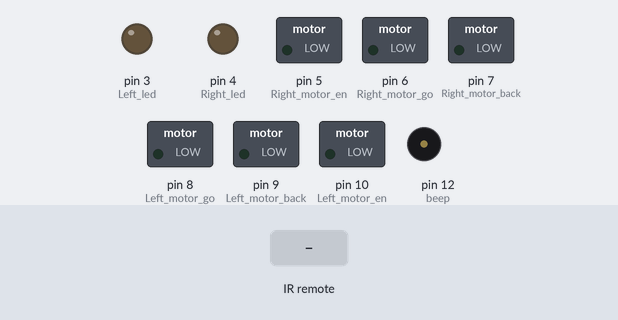
The sketch below on a simulated Arduino Uno, built with avr-gcc and run on an emulated ATmega328P. Shown: switched loads named in the sketch (green lamp = pin HIGH), output pins drawn as LEDs (lit = HIGH), buzzer (waves = sounding, pin HIGH). The test bench sets the inputs (shaded band).

Above: at 1.2 s.
1.3 s: infrared code 0x00FDA857 received
At 2.1 s:
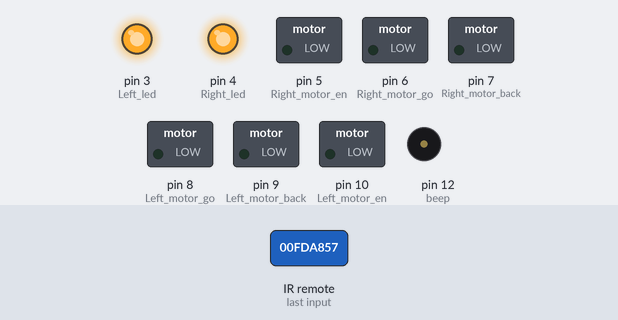
3.2 s: infrared code 0x00FD8877 received
At 4.4 s:
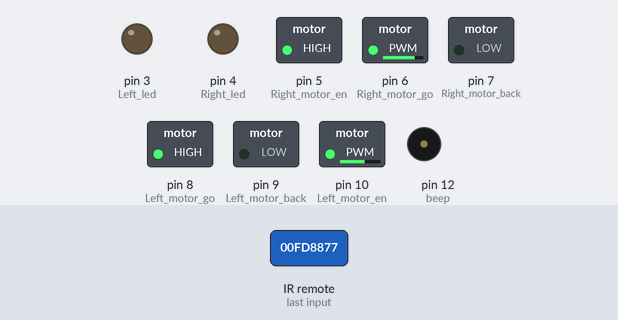
4.7 s: infrared code 0x00FD9867 received
At 5.6 s:
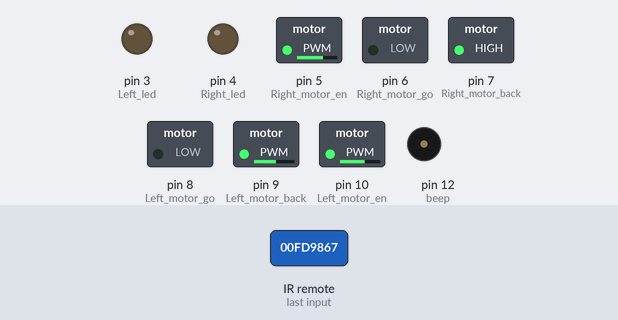
6.2 s: infrared code 0x00FD28D7 received
At 6.7 s:
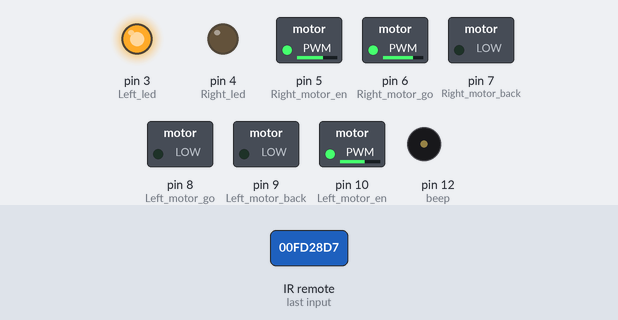
7.7 s: infrared code 0x00FD6897 received
At 8.9 s:
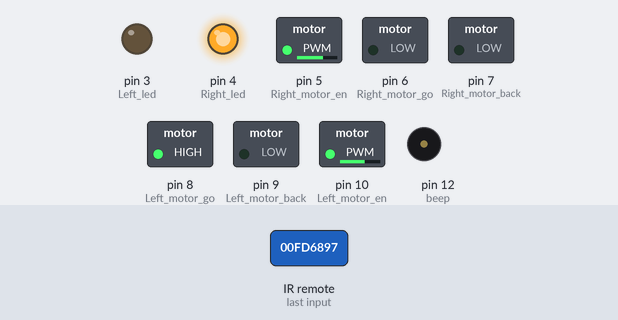
9.2 s: infrared code 0x00FD30CF received
At 10.2 s:
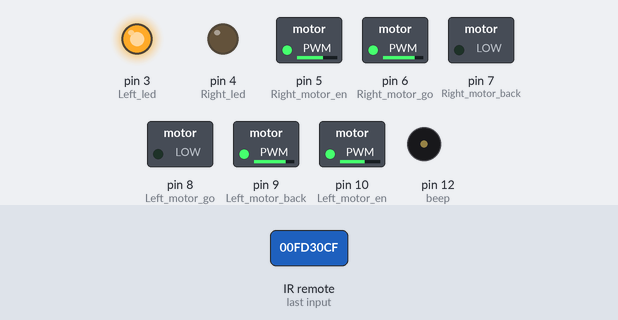
Timing chart, 0 to 11.7 s (numbered marks = the images above; inputs shaded):
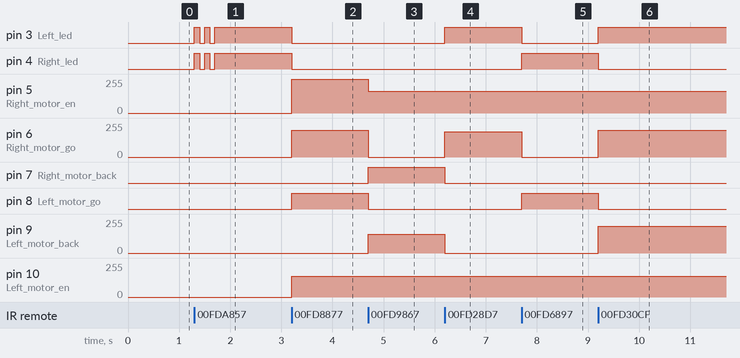

The sketch:

Remote_contorl.ino
```cpp
//============================UNIROI========================================
//  Infrared Remote contorl Experiment
//=============================================================================
#include <IRremote.h>

//Infrared Remote Control
int RECV_PIN = 2;//Set Infrared Remote port
IRrecv irrecv(RECV_PIN);
decode_results results;//Store infrared remote decode data
int on = 0;//Infrared Received flag
unsigned long last = millis();

long run_car = 0x00FD8877;//key UP
long back_car = 0x00FD9867;// key Down
long left_car = 0x00FD28D7;//key left
long right_car = 0x00FD6897;//key right
long stop_car = 0x00FDA857;//key OK
long left_turn = 0x00FD30CF;//key *
long right_turn = 0x00FD708F;//key #
long Buzzer_speak = 0x00FDB04F;//key 0
//==============================
int Left_motor_back=9;
int Left_motor_go=8;
int Right_motor_go=6;
int Right_motor_back=7;
int Right_motor_en=5;
int Left_motor_en=10;
int Left_led=3;//Left led
int Right_led=4;//Right led

/*Set Button port*/
int key=13;

/*Set BUZZER port*/
int beep=12;
void setup()
{
  //Initialize motor drive for output mode
  pinMode(Left_motor_go,OUTPUT);
  pinMode(Left_motor_back,OUTPUT);
  pinMode(Right_motor_go,OUTPUT);
  pinMode(Right_motor_back,OUTPUT);
  pinMode(Right_motor_en,OUTPUT);
  pinMode(Left_motor_en,OUTPUT);
  pinMode(Left_led,OUTPUT);// set Left_led as output
  pinMode(Right_led,OUTPUT);// set right_led as output
  pinMode(key,INPUT);// Set button as input
  pinMode(beep,OUTPUT);// Set buzzer as output
  Serial.begin(9600);
  irrecv.enableIRIn(); // Start the receiver
}


  void run()     // Advance
{
  digitalWrite(Left_motor_en,HIGH);  // Left motor enable
  analogWrite(Left_motor_en,157);
  digitalWrite(Right_motor_en,HIGH);  // Right motor enable

  digitalWrite(Right_motor_go,HIGH);  // right motor go ahead
  digitalWrite(Right_motor_back,LOW);
  analogWrite(Right_motor_go,200);//PWM--Pulse Width Modulation(0~255). right motor go speed is 255.
  analogWrite(Right_motor_back,0);
  digitalWrite(Left_motor_go,HIGH);  // set left motor go ahead
  digitalWrite(Left_motor_back,LOW);
  analogWrite(Left_motor_go,137);//PWM--Pulse Width Modulation(0~255).left motor go speed is 135.
  analogWrite(Left_motor_back,0);
  //delay(time * 100);   //Running time can be adjusted
  digitalWrite(Right_led,LOW);//rihgt led OFF
  digitalWrite(Left_led,LOW);//left led OFF

}

void brake()         //STOP
{
  digitalWrite(Right_motor_go,LOW);//Stop the right motor
  digitalWrite(Right_motor_back,LOW);
  digitalWrite(Left_motor_go,LOW);//Stop the left motor
  digitalWrite(Left_motor_back,LOW);
  //delay(time * 100);  //Running time can be adjusted
  led();

}

void left()        //turn left
{
  digitalWrite(Right_motor_go,HIGH);	// right motor go ahead
  digitalWrite(Right_motor_back,LOW);
  analogWrite(Right_motor_go,190); // PWM--Pulse Width Modulation(0~255) control speed，right motor go speed is 255.
  analogWrite(Right_motor_back,0);
  digitalWrite(Left_motor_go,LOW);   // left motor stop
  digitalWrite(Left_motor_back,LOW);
  analogWrite(Left_motor_go,0);
  analogWrite(Left_motor_back,0);
  //delay(time * 100);
  digitalWrite(Left_led,HIGH);//left led light
  digitalWrite(Right_led,LOW);//rihgt led OFF

}

void spin_left()   //Left rotation
{
  digitalWrite(Right_motor_go,HIGH);// right motor go ahead
  digitalWrite(Right_motor_back,LOW);
  analogWrite(Right_motor_go,200);// PWM--Pulse Width Modulation(0~255) control speed ,right motor go speed is 200.
  analogWrite(Right_motor_back,0);
  digitalWrite(Left_motor_go,LOW);   // left motor back off
  digitalWrite(Left_motor_back,HIGH);
  analogWrite(Left_motor_go,0);
  analogWrite(Left_motor_back,200);// PWM--Pulse Width Modulation(0~255) control speed,left motor back speed is 200.
  //delay(time * 100);
  digitalWrite(Left_led,HIGH);//left led light
  digitalWrite(Right_led,LOW);//rihgt led OFF

}


  void right()      //turn right
{
  digitalWrite(Right_motor_go,LOW);   // right motor stop
  digitalWrite(Right_motor_back,LOW);
  analogWrite(Right_motor_go,0);
  analogWrite(Right_motor_back,0);
  digitalWrite(Left_motor_go,HIGH);// left motor go ahead
  digitalWrite(Left_motor_back,LOW);
  analogWrite(Left_motor_go,230);// PWM--Pulse Width Modulation(0~255) control speed ,left motor go speed is 255.
  analogWrite(Left_motor_back,0);
  //delay(time * 100);
  digitalWrite(Right_led,HIGH);//rihgt led lihgt
  digitalWrite(Left_led,LOW);//left led light

}

void spin_right()   //Right rotation
{
  digitalWrite(Right_motor_go,LOW);  // right motor back off
  digitalWrite(Right_motor_back,HIGH);
  analogWrite(Right_motor_go,0);
  analogWrite(Right_motor_back,200);// PWM--Pulse Width Modulation(0~255) control speed
  digitalWrite(Left_motor_go,HIGH);// left motor go ahead
  digitalWrite(Left_motor_back,LOW);
  analogWrite(Left_motor_go,200);// PWM--Pulse Width Modulation(0~255) control speed
  analogWrite(Left_motor_back,0);
  //delay(time * 100);
  digitalWrite(Right_led,HIGH);//rihgt led lihgt
  digitalWrite(Left_led,LOW);//left led light

}

void back()   //back off
{
  digitalWrite(Right_motor_go,LOW); //right motor back off
  digitalWrite(Right_motor_back,HIGH);
  analogWrite(Right_motor_go,0);
  analogWrite(Right_motor_back,150);// PWM--Pulse Width Modulation(0~255) control speed

   analogWrite(Right_motor_en,165);
   digitalWrite(Left_motor_go,LOW);  //left motor back off
  digitalWrite(Left_motor_back,HIGH);
  analogWrite(Left_motor_go,0);
  analogWrite(Left_motor_back,140);// PWM--Pulse Width Modulation(0~255) control speed
 // delay(time * 100);

}
void buzzer()
{
  digitalWrite (beep,HIGH);//set beep sround
  delay(1000);//delay 1s
  digitalWrite (beep,LOW); //set beep mute
}

void led()
{
  digitalWrite(Right_led,HIGH);//rihgt led lihgt
  digitalWrite(Left_led,HIGH);//left led light
  delay (100);
  digitalWrite(Right_led,LOW);//rihgt led  off
  digitalWrite(Left_led,LOW);//left led off
  delay (100);
  digitalWrite(Right_led,HIGH);//rihgt led lihgt
  digitalWrite(Left_led,HIGH);//left led light
  delay (100);
  digitalWrite(Right_led,LOW);//rihgt led  off
  digitalWrite(Left_led,LOW);//left led   off
  delay (100);
  digitalWrite(Right_led,HIGH);//rihgt led lihgt
  digitalWrite(Left_led,HIGH);//left led light


}


void dump(decode_results *results)//Decode Infrared Remote Control Received Signal
{
  int count = results->rawlen;
  if (results->decode_type == UNKNOWN)
  {
    brake();
  }

//Serial port printing, debugging can be opened, the actual operation will affect the reaction speed, recommended shielding

  /*else
  {

    if (results->decode_type == NEC)
    {
      Serial.print("Decoded NEC: ");
    }
    else if (results->decode_type == SONY)
    {
      Serial.print("Decoded SONY: ");
    }
    else if (results->decode_type == RC5)
    {
      Serial.print("Decoded RC5: ");
    }
    else if (results->decode_type == RC6)
    {
      Serial.print("Decoded RC6: ");
    }
    Serial.print(results->value, HEX);
    Serial.print(" (");
    Serial.print(results->bits, DEC);
    Serial.println(" bits)");

  }
  Serial.print("Raw (");
  Serial.print(count, DEC);
  Serial.print("): ");

  for (int i = 0; i < count; i++)
  {
    if ((i % 2) == 1)
    {
      Serial.print(results->rawbuf[i]*USECPERTICK, DEC);
    }
    else
    {
      Serial.print(-(int)results->rawbuf[i]*USECPERTICK, DEC);
    }
    Serial.print(" ");
  }
  Serial.println("");
*/
}

void loop()
{
  if (irrecv.decode(&results)) //receive infrared signal
  {
    if (millis() - last > 250) //make sure receive signal
    {
      on = !on;//Sign position reversal

      dump(&results);//decode
    }
    if (results.value == run_car )//key "UP"
      run();//go ahead
    if (results.value == back_car )//key "DW"
      back();//back off
    if (results.value == left_car )//key "left"
      left();//turn left
    if (results.value == right_car )//key "right"
      right();//turn right
    if (results.value == stop_car )//key "ok"
      brake();//stop
    if (results.value == left_turn )//key "*"
      spin_left();//Left rotation
    if (results.value == right_turn )//key "#"
      spin_right();//Right rotation
    if (results.value == Buzzer_speak )//key  "0"
     buzzer();//speaker

    last = millis();
    irrecv.resume(); // Receive the next value
  }
}
```

Measured:
- after the input at 1.3 s, pin 3 (Left_led), pin 4 (Right_led): alternates HIGH for 0.10 s and LOW for 0.10 s, 5 changes in all, then stays HIGH, starting at once
- after the input at 3.2 s, pin 3 (Left_led), pin 4 (Right_led): HIGH → LOW at once; pin 5 (Right_motor_en): 0/255 → 255/255 at once; pin 6 (Right_motor_go): 0/255 → 200/255 at once; pin 8 (Left_motor_go): LOW → HIGH at once; pin 10 (Left_motor_en): 0/255 → 157/255 at once
- after the input at 4.7 s, pin 5 (Right_motor_en): 255/255 → 165/255 at once; pin 6 (Right_motor_go): 200/255 → 0/255 at once; pin 7 (Right_motor_back): LOW → HIGH at once; pin 8 (Left_motor_go): HIGH → LOW at once; pin 9 (Left_motor_back): 0/255 → 140/255 at once
- after the input at 6.2 s, pin 3 (Left_led): LOW → HIGH at once; pin 6 (Right_motor_go): 0/255 → 190/255 at once; pin 7 (Right_motor_back): HIGH → LOW at once; pin 9 (Left_motor_back): 140/255 → 0/255 at once
- after the input at 7.7 s, pin 3 (Left_led): HIGH → LOW at once; pin 4 (Right_led), pin 8 (Left_motor_go): LOW → HIGH at once; pin 6 (Right_motor_go): 190/255 → 0/255 at once
- after the input at 9.2 s, pin 3 (Left_led): LOW → HIGH at once; pin 4 (Right_led), pin 8 (Left_motor_go): HIGH → LOW at once; pin 6 (Right_motor_go), pin 9 (Left_motor_back): 0/255 → 200/255 at once
